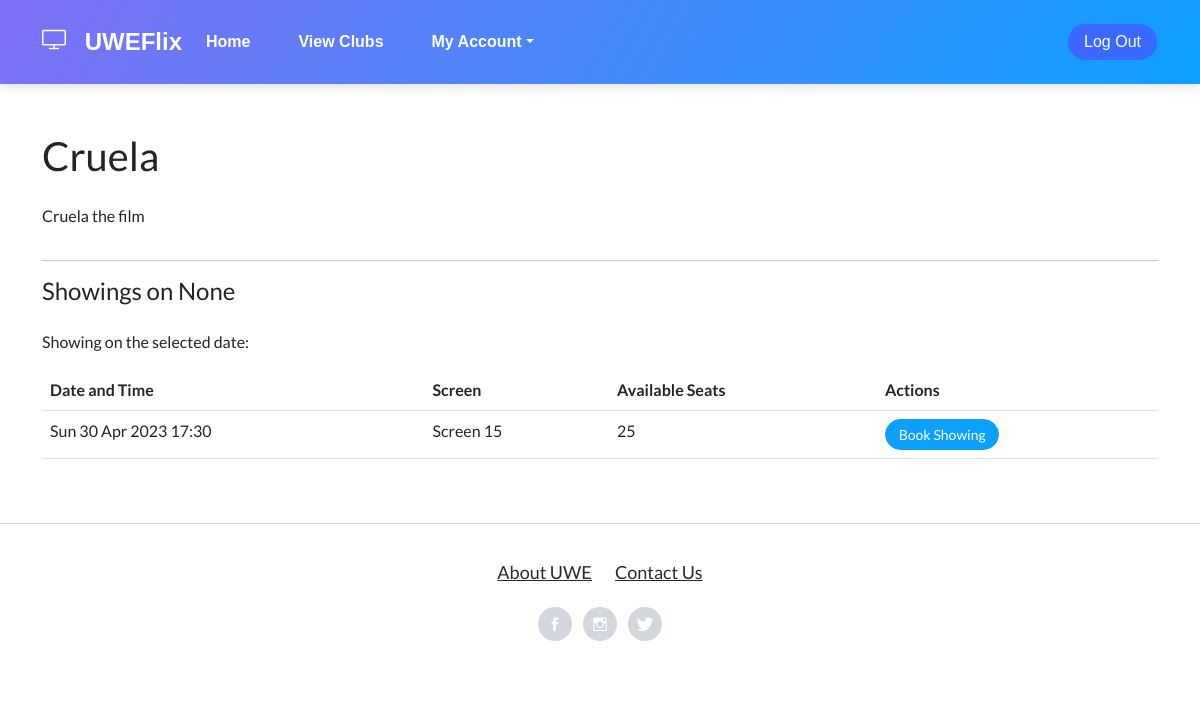
The app's page /index/film/1/?date=None, older data.
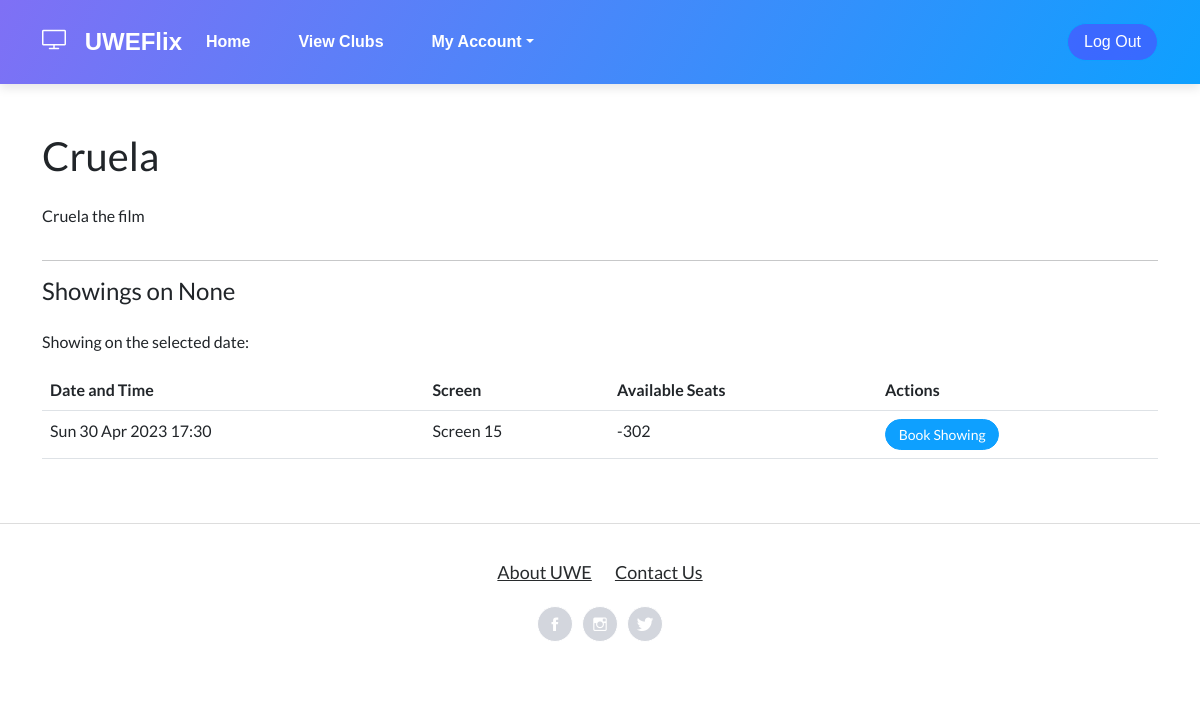
The same page, newer data.
### CinManager/models.py (models this page shows)
class Showing(models.Model):
    id = models.AutoField(primary_key=True)
    film = models.ForeignKey(Film, on_delete=models.DO_NOTHING)
    screen = models.ForeignKey(Screen, on_delete=models.DO_NOTHING)
    date = models.DateTimeField()
    bookedseats = models.IntegerField(default=0)

class Screen(models.Model):
    id = models.AutoField(primary_key=True)
    number = models.PositiveIntegerField()
    capacity = models.PositiveIntegerField(validators=[MaxValueValidator(300)])

### Index/views.py (the view)
# urls.py: path('film/<int:film_id>/', views.film_detail_view, name='film_detail'),
def film_detail_view(request, film_id):
    userpermissions = check_permissions(request)
    film = get_object_or_404(Film, id=film_id)
    if userpermissions == 2:
        club_rep = ClubRep.objects.get(user=request.user)
        club_id = club_rep.club.id
    else:
        club_id = 0
    selected_date = request.GET.get('date')
    print("SELECTED DATE:" , selected_date)
    if selected_date:
        try:
            selected_date = datetime.strptime(selected_date, '%Y-%m-%d').date()
            showings = Showing.objects.filter(film=film, date__date=selected_date)
            if not showings:
                messages.warning(request, "Sorry, there are no showings for this film on the selected date.")
        except ValueError:
            messages.error(request, "Invalid date format.")
            showings = Showing.objects.filter(film=film)
    else:
        showings = Showing.objects.filter(film=film)
    for showing in showings:
        showing.available_seats = showing.screen.capacity - showing.bookedseats if showing.bookedseats else showing.screen.capacity
    return render(request, 'UWEFlix/filmdetail.html', {'film': film, 'showings': showings, 'userpermissions': userpermissions, 'selected_date': selected_date, 'club_id': club_id})

### Index/views.py (called while the page is built)
def check_permissions(request):
    if request.user.is_authenticated:
        if request.user.groups.filter(name='Cinema Managers').exists():
            userpermission = 1
        elif request.user.groups.filter(name='Club Representatives').exists():
            userpermission = 2
        elif request.user.groups.filter(name='Account Managers').exists():
            userpermission = 3
        elif request.user.groups.filter(name='Guest').exists():
            userpermission = 4
        else:
            userpermission = 0
    else:
        return redirect('Login')
    return userpermission

### web_project/templates/UWEFlix/filmdetail.html (shortened to what this page needs)
{% extends "UWEFlix/layout.html" %}
{% load static %}
{% block content %}
<div class="container my-5">
    <div class="row">
        <div class="col-md-8">
            <h1 class="mb-4">{{ film.title }}</h1>
            <p>{{ film.trailer_description }}</p>
        </div>
    </div>
    <hr>
    <div class="row">
        <div class="col-md-12">
            <h4 class="mb-4">Showings{% if selected_date %} on {{ selected_date }}{% endif %}</h4>
            {% if selected_date %}
            {% if showings %}
            <p>Showing on the selected date:</p>
            {% else %}
            <p>Sorry, there are no showings on the selected date.</p>
            {% endif %}
            {% endif %}
            {% if showings %}
            <table class="table">
                <thead>
                    <tr>
                        <th>Date and Time</th>
                        <th>Screen</th>
                        <th>Available Seats</th>
                        <th>Actions</th>
                    </tr>
                </thead>
                <tbody>
                    {% for showing in showings %}
                    <tr>
                        <td>{{ showing.date|date:'D d M Y H:i' }}</td>
                        <td>Screen {{ showing.screen.number }}</td>
                        <td>{{ showing.available_seats }}</td>
                        <td>
                            {% if showing.available_seats > 0 %}
                            <form method="post" action="{% url 'add_to_cart' showing_id=showing.id %}">
                                <button type="submit" class="btn btn-primary btn-sm">Book Showing</button>
                            </form>
                            {% else %}
                            <button type="button" class="btn btn-primary btn-sm" data-bs-toggle="modal"
                                data-bs-target="#no-seats-modal">
                                Book Showing
                            </button>
                            {% endif %}
                        </td>
                    </tr>
                    {% endfor %}
                </tbody>
            </table>
            {% endif %}
        </div>
    </div>
</div>
{% endblock %}

Row changes from the older to the newer data that the page shows:
changed Showing: available_seats "25" → "-302"
